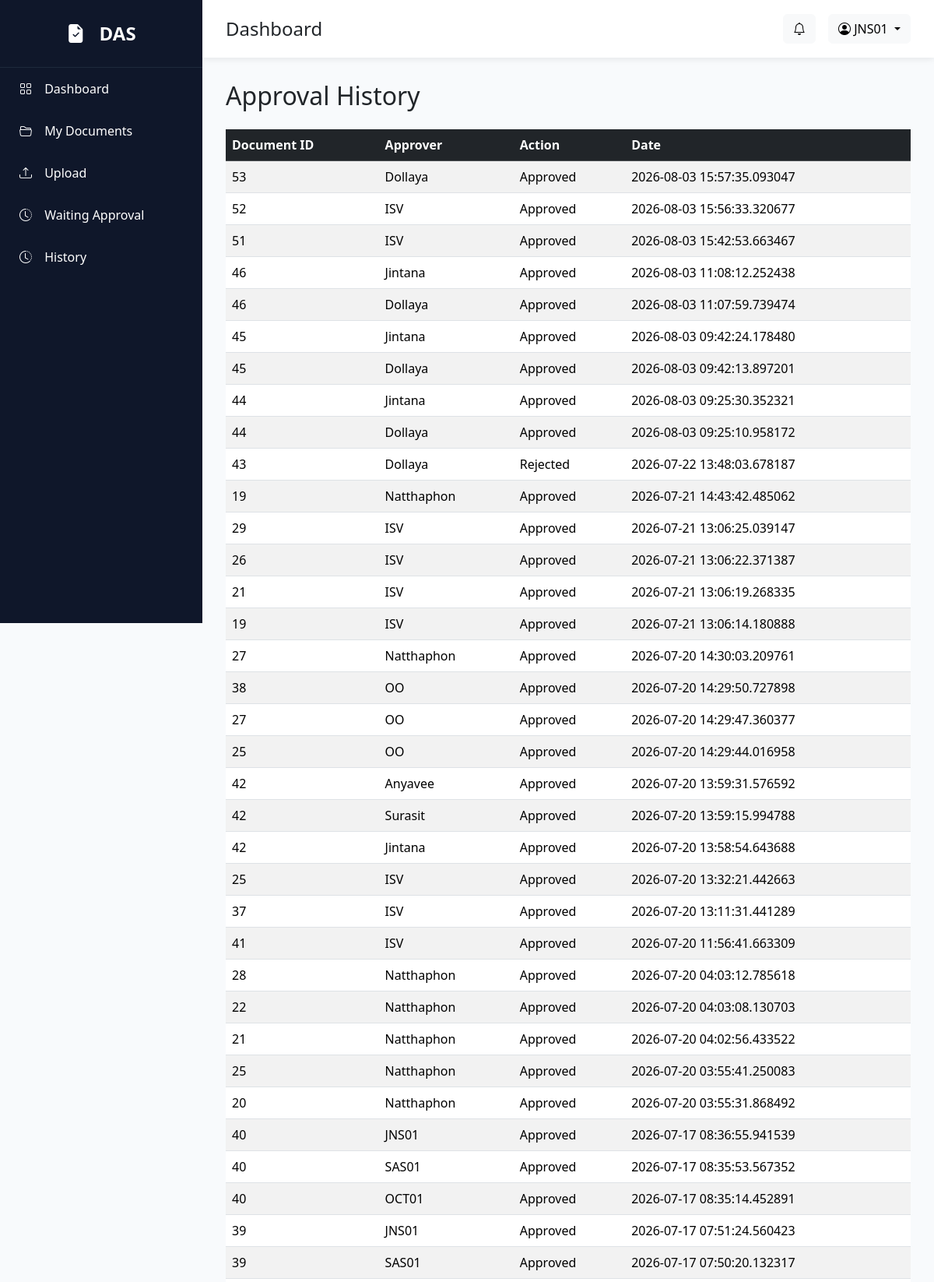
Screenshot of /history (signed in, upper part) with the database file from the repository.
### models/user.py (models this page shows)
class User(UserMixin, db.Model):
    __tablename__ = "users"
    id = db.Column(db.Integer, primary_key=True)
    employee_id = db.Column(db.String(20), unique=True, nullable=False)
    fullname = db.Column(db.String(200), nullable=False)
    username = db.Column(db.String(100), unique=True)
    password = db.Column(db.String(255), nullable=False)
    email = db.Column(db.String(150))
    department = db.Column(db.String(100))
    position = db.Column(db.String(100))
    role = db.Column(db.String(50), default="Employee")
    status = db.Column(db.String(20), default="Active")
    created_at = db.Column(db.DateTime, default=datetime.utcnow)
    approval_steps = db.relationship(
        "ApprovalStep",
        backref="approver",
        lazy=True
    )

### models/approval.py (models this page shows)
class ApprovalHistory(db.Model):
    __tablename__ = "approval_history"
    id = db.Column(db.Integer, primary_key=True)
    document_id = db.Column(
        db.Integer,
        db.ForeignKey("documents.id"),
        nullable=False
    )
    approver = db.Column(db.String(20), nullable=False)
    action = db.Column(db.String(20))
    comment = db.Column(db.Text)
    approved_at = db.Column(
        db.DateTime,
        default=lambda: datetime.utcnow() + timedelta(hours=7)
    )

### routes/document.py (the view)
@document_bp.route("/history")
@login_required
def approval_history():
    histories = ApprovalHistory.query.order_by(
        ApprovalHistory.approved_at.desc()
    ).all()
    return render_template(
        "documents/history.html",
        histories=histories
    )

### app.py (called while the page is built)
@login_manager.user_loader
def load_user(user_id):
    return User.query.get(int(user_id))

### templates/documents/history.html (shortened to what this page needs)
{% extends "layout/base.html" %}
{% block content %}
<h2 class="mb-4">Approval History</h2>
<div class="table-responsive d-none d-lg-block">
<table class="table table-striped">
    <thead class="table-dark">
        <tr>
            <th>Document ID</th>
            <th>Approver</th>
            <th>Action</th>
            <th>Date</th>
        </tr>
    </thead>
    <tbody>
        {% for h in histories %}
        <tr>
            <td>{{ h.document_id }}</td>
            <td>{{ h.approver }}</td>
            <td>{{ h.action }}</td>
            <td>{{ h.approved_at }}</td>
        </tr>
        {% endfor %}
    </tbody>
</table>
</div>
{% endblock %}

### templates/layout/base.html (shortened to what this page needs)
<!DOCTYPE html>
<html lang="en">
<head>
    <link href="https://cdn.jsdelivr.net/npm/bootstrap@5.3.7/dist/css/bootstrap.min.css" rel="stylesheet">
    <link href="https://cdn.jsdelivr.net/npm/bootstrap-icons@1.11.3/font/bootstrap-icons.min.css" rel="stylesheet">
    <link rel="stylesheet" href="{{ url_for('static', filename='css/style.css') }}">
</head>
<body>
    <div class="wrapper">
        <div class="sidebar d-none d-lg-block">
            <div class="logo">
                <i class="bi bi-file-earmark-check-fill"></i>
                DAS
            </div>
            <a href="/dashboard">
                <i class="bi bi-grid"></i>
                Dashboard
            </a>
            <a href="/documents">
                <i class="bi bi-folder2-open"></i>
                My Documents
            </a>
            <a href="/documents/create">
                <i class="bi bi-upload"></i>
                Upload
            </a>
            <a href="/documents/waiting">
                <i class="bi bi-clock-history"></i>
                Waiting Approval
            </a>
            <a href="/history">
                <i class="bi bi-clock-history"></i>
                History
            </a>
        </div>
        <div class="main">
            <div class="topbar">
                <div class="d-flex align-items-center">
                    <h4 class="mb-0">
                        {% block page_title %}
                        Dashboard
                        {% endblock %}
                    </h4>
                </div>
                <div class="d-flex align-items-center gap-3">
                    <button class="btn btn-light position-relative">
                        <i class="bi bi-bell"></i>
                    </button>
                    <div class="dropdown">
                        <button class="btn btn-light dropdown-toggle" data-bs-toggle="dropdown">
                            <i class="bi bi-person-circle"></i>
                            {{ current_user.employee_id }}
                        </button>
                    </div>
                </div>
            </div>
            <div class="content">
                {% block content %}
                {% endblock %}
            </div>
        </div>
    </div>
</body>
</html>

### static/css/style.css (style rules this page uses)
* { margin:0; padding:0; box-sizing:border-box; font-family:'Segoe UI',sans-serif; }
body { background:#F8FAFC; }
.wrapper { display:flex; }
.sidebar { width:260px; height:100vh; background:#0F172A; color:white; position:fixed; }
.logo { padding:25px; font-size:24px; font-weight:bold; text-align:center; border-bottom:1px solid #1E293B; }
.sidebar a { color:white; text-decoration:none; display:block; padding:15px 25px; transition:.3s; }
.sidebar i { margin-right:12px; }
.main { margin-left:260px; width:100%; }
.topbar { background:white; padding:18px 30px; display:flex; justify-content:space-between; align-items:center; box-shadow:0 2px 8px rgba(0,0,0,.08); }
.content { padding:30px; }
.table-responsive { overflow-x:auto; }

### rows the page displays
User: employee_id "JNS01"
ApprovalHistory: document_id "53", approver "Dollaya", action "Approved", approved_at "2026-08-03 15:57:35.093047"
ApprovalHistory: document_id "52", approver "ISV", action "Approved", approved_at "2026-08-03 15:56:33.320677"
ApprovalHistory: document_id "51", approver "ISV", action "Approved", approved_at "2026-08-03 15:42:53.663467"
ApprovalHistory: document_id "46", approver "Jintana", action "Approved", approved_at "2026-08-03 11:08:12.252438"
ApprovalHistory: document_id "46", approver "Dollaya", action "Approved", approved_at "2026-08-03 11:07:59.739474"
ApprovalHistory: document_id "45", approver "Jintana", action "Approved", approved_at "2026-08-03 09:42:24.178480"
ApprovalHistory: document_id "45", approver "Dollaya", action "Approved", approved_at "2026-08-03 09:42:13.897201"
ApprovalHistory: document_id "44", approver "Jintana", action "Approved", approved_at "2026-08-03 09:25:30.352321"
ApprovalHistory: document_id "44", approver "Dollaya", action "Approved", approved_at "2026-08-03 09:25:10.958172"
ApprovalHistory: document_id "43", approver "Dollaya", action "Rejected", approved_at "2026-07-22 13:48:03.678187"
ApprovalHistory: document_id "19", approver "Natthaphon", action "Approved", approved_at "2026-07-21 14:43:42.485062"
ApprovalHistory: document_id "29", approver "ISV", action "Approved", approved_at "2026-07-21 13:06:25.039147"
ApprovalHistory: document_id "26", approver "ISV", action "Approved", approved_at "2026-07-21 13:06:22.371387"
ApprovalHistory: document_id "21", approver "ISV", action "Approved", approved_at "2026-07-21 13:06:19.268335"
ApprovalHistory: document_id "19", approver "ISV", action "Approved", approved_at "2026-07-21 13:06:14.180888"
ApprovalHistory: document_id "27", approver "Natthaphon", action "Approved", approved_at "2026-07-20 14:30:03.209761"
ApprovalHistory: document_id "38", approver "OO", action "Approved", approved_at "2026-07-20 14:29:50.727898"
ApprovalHistory: document_id "27", approver "OO", action "Approved", approved_at "2026-07-20 14:29:47.360377"
ApprovalHistory: document_id "25", approver "OO", action "Approved", approved_at "2026-07-20 14:29:44.016958"
ApprovalHistory: document_id "42", approver "Anyavee", action "Approved", approved_at "2026-07-20 13:59:31.576592"
ApprovalHistory: document_id "42", approver "Surasit", action "Approved", approved_at "2026-07-20 13:59:15.994788"
ApprovalHistory: document_id "42", approver "Jintana", action "Approved", approved_at "2026-07-20 13:58:54.643688"
ApprovalHistory: document_id "25", approver "ISV", action "Approved", approved_at "2026-07-20 13:32:21.442663"
ApprovalHistory: document_id "37", approver "ISV", action "Approved", approved_at "2026-07-20 13:11:31.441289"
ApprovalHistory: document_id "41", approver "ISV", action "Approved", approved_at "2026-07-20 11:56:41.663309"
ApprovalHistory: document_id "28", approver "Natthaphon", action "Approved", approved_at "2026-07-20 04:03:12.785618"
ApprovalHistory: document_id "22", approver "Natthaphon", action "Approved", approved_at "2026-07-20 04:03:08.130703"
ApprovalHistory: document_id "21", approver "Natthaphon", action "Approved", approved_at "2026-07-20 04:02:56.433522"
ApprovalHistory: document_id "25", approver "Natthaphon", action "Approved", approved_at "2026-07-20 03:55:41.250083"
ApprovalHistory: document_id "20", approver "Natthaphon", action "Approved", approved_at "2026-07-20 03:55:31.868492"
ApprovalHistory: document_id "40", approver "JNS01", action "Approved", approved_at "2026-07-17 08:36:55.941539"
ApprovalHistory: document_id "40", approver "SAS01", action "Approved", approved_at "2026-07-17 08:35:53.567352"
ApprovalHistory: document_id "40", approver "OCT01", action "Approved", approved_at "2026-07-17 08:35:14.452891"
ApprovalHistory: document_id "39", approver "JNS01", action "Approved", approved_at "2026-07-17 07:51:24.560423"
ApprovalHistory: document_id "39", approver "SAS01", action "Approved", approved_at "2026-07-17 07:50:20.132317"
